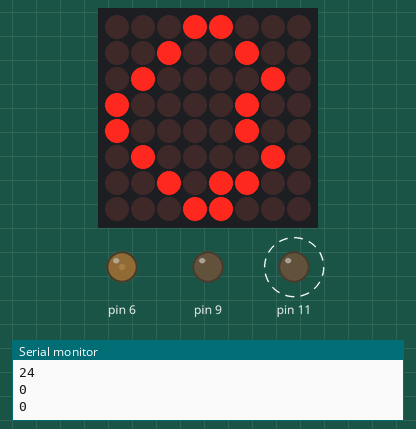
Bench run of a sketch on a simulated Arduino Uno, built with avr-gcc and run on an emulated ATmega328P. On the bench: 8×8 LED matrix, output pins drawn as LEDs (lit = HIGH), the last lines printed to the serial monitor. Wiring (inferred from the names in the program): MAX7219 LED driver (orientation assumed): data pin 2; clock pin 4; CS pin 3. Dashed ring = blinking. Pins used as bus, display or sensor lines are not drawn.

Above: at 0.1 s.
At 9.62 s:
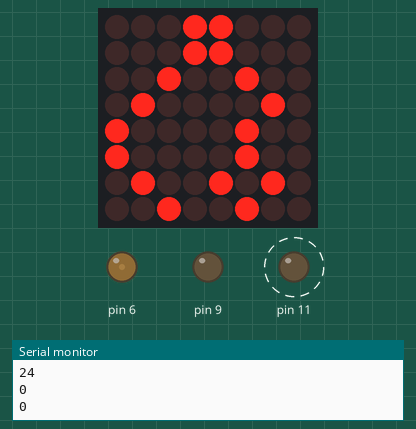
At 19.74 s:
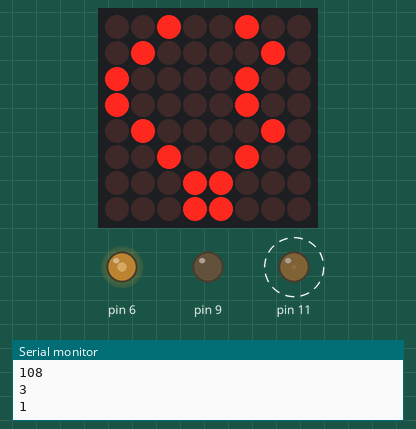
At 39.38 s:
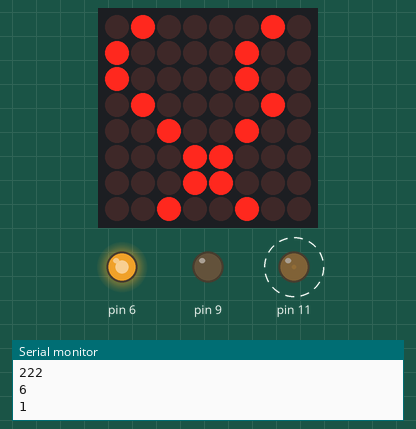
Timing chart, 0 to 40.0 s (numbered marks = the images above):
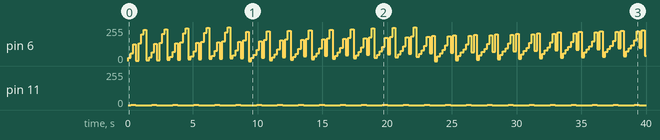

Measured:
- by itself, pin 6: 0/255 → 24/255 at 0.00 s, → 60/255 0.20 s later, → 126/255 0.20 s later, → 2/255 0.20 s later, … (198 changes in this stretch)
- by itself, pin 11: alternates 1/255 for 0.40 s and 0/255 for 1.2 s

The sketch:

rat.ino
```cpp
#include "pitches.h"

byte counter = 0;

byte dataIn = 2;
byte load = 3;
byte clock = 4;

byte verticalValue = 0;
byte gatePosition1 = 3;
byte gatePosition2 = 6;

byte cv = 0;

int maxInUse = 4;    //change this variable to set how many MAX7219's you'll use

int e = 0;           // just a variable

// define max7219 registers
byte max7219_reg_noop        = 0x00;
byte max7219_reg_digit0      = 0x01;
byte max7219_reg_digit1      = 0x02;
byte max7219_reg_digit2      = 0x03;
byte max7219_reg_digit3      = 0x04;
byte max7219_reg_digit4      = 0x05;
byte max7219_reg_digit5      = 0x06;
byte max7219_reg_digit6      = 0x07;
byte max7219_reg_digit7      = 0x08;
byte max7219_reg_decodeMode  = 0x09;
byte max7219_reg_intensity   = 0x0a;
byte max7219_reg_scanLimit   = 0x0b;
byte max7219_reg_shutdown    = 0x0c;
byte max7219_reg_displayTest = 0x0f;

//scales
struct Scale {
  char name[20];
  byte notes[12];
  byte length;
};

struct Scale scaleArray[] = {
  {"Mixolydian", {NUMBER_C7, NUMBER_D7, NUMBER_E7, NUMBER_F7, NUMBER_G7, NUMBER_A7, NUMBER_AS7, NUMBER_C8}, 8},
  {"MajorSus4", {NUMBER_C7, NUMBER_F7, NUMBER_C7, NUMBER_F7, NUMBER_G7, NUMBER_C7, NUMBER_F7, NUMBER_C8}, 8},
  {"MajorSus7", {NUMBER_C7, NUMBER_F7, NUMBER_G7, NUMBER_AS7, NUMBER_C7, NUMBER_F7, NUMBER_G7, NUMBER_C8}, 8},
  {"Major7", {NUMBER_C7, NUMBER_D7, NUMBER_G7, NUMBER_AS7, NUMBER_C7, NUMBER_D7, NUMBER_G7, NUMBER_C8}, 8},
  {"Minor", {NUMBER_C7, NUMBER_D7, NUMBER_DS7, NUMBER_F7, NUMBER_G7, NUMBER_GS7, NUMBER_B7, NUMBER_C8}, 8},
  {"Major", {NUMBER_C7, NUMBER_D7, NUMBER_E7, NUMBER_F7, NUMBER_G7, NUMBER_A7, NUMBER_B7, NUMBER_C8}, 8},
};

byte patterns[8][8][8] = {
  {
    {0,0,0,0,0,0,0,0,},
    {0,0,1,0,0,1,0,0,},
    {0,1,0,1,1,0,1,0,},
    {1,0,0,0,0,0,0,1,},
    {1,0,0,0,0,0,0,1,},
    {0,1,0,0,0,0,1,0,},
    {0,0,1,0,0,1,0,0,},
    {0,0,0,1,1,0,0,0,},
  },

  {
    {0,0,0,0,0,0,0,0,},
    {0,0,0,0,0,0,0,0,},
    {0,0,0,0,0,0,0,0,},
    {0,0,0,0,0,0,0,0,},
    {0,0,0,0,0,0,0,0,},
    {0,0,0,0,0,0,0,0,},
    {0,0,0,0,0,0,0,0,},
    {0,0,0,0,0,0,0,0,},
  },

  {
    {1,0,0,0,0,0,0,0,},
    {0,1,0,0,0,0,1,0,},
    {0,1,1,1,1,1,1,0,},
    {1,1,0,1,1,0,1,1,},
    {1,1,1,1,1,1,1,1,},
    {1,0,1,1,1,1,0,1,},
    {1,0,0,0,0,0,0,1,},
    {0,0,0,0,0,0,0,0,},
  },

  {
    {0,0,0,0,0,0,0,0,},
    {0,0,0,0,0,0,0,0,},
    {0,0,0,0,0,0,0,0,},
    {0,0,0,0,0,0,0,0,},
    {0,0,0,0,0,0,0,0,},
    {0,0,0,0,0,0,0,0,},
    {0,0,0,0,0,0,0,0,},
    {0,0,0,0,0,0,0,0,},
  },

  {
    {0,0,0,0,0,0,0,0,},
    {0,0,0,0,0,0,0,0,},
    {0,0,0,0,0,0,0,0,},
    {0,0,0,0,0,0,0,0,},
    {0,0,0,0,0,0,0,0,},
    {0,0,0,0,0,0,0,0,},
    {0,0,0,0,0,0,0,0,},
    {0,0,0,0,0,0,0,0,},
  },

  {
    {0,0,0,0,0,0,0,0,},
    {0,0,0,0,0,0,0,0,},
    {0,0,0,0,0,0,0,0,},
    {0,0,0,0,0,0,0,0,},
    {0,0,0,0,0,0,0,0,},
    {0,0,0,0,0,0,0,0,},
    {0,0,0,0,0,0,0,0,},
    {0,0,0,0,0,0,0,0,},
  },

  {
    {0,0,0,0,0,0,0,0,},
    {0,0,0,0,0,0,0,0,},
    {0,0,0,0,0,0,0,0,},
    {0,0,0,0,0,0,0,0,},
    {0,0,0,0,0,0,0,0,},
    {0,0,0,0,0,0,0,0,},
    {0,0,0,0,0,0,0,0,},
    {0,0,0,0,0,0,0,0,},
  },

  {
    {0,0,0,0,0,0,0,0,},
    {0,0,0,0,0,0,0,0,},
    {0,0,0,0,0,0,0,0,},
    {0,0,0,0,0,0,0,0,},
    {0,0,0,0,0,0,0,0,},
    {0,0,0,0,0,0,0,0,},
    {0,0,0,0,0,0,0,0,},
    {0,0,0,0,0,0,0,0,},
  },
};

byte matrBuffer1[8][8];

byte matrBuffer2[8][8];

byte values[] = {0, 0, 0, 0, 0, 0, 0, 0};

int powTwo(byte n){
  if(n==0){
    return 1;
  }

  int two = 2;
  for (int i = 1; i < n; ++i){
    two *= 2;
  }

  return two;
}

void convert(){

  for (int i = 0; i < 8; ++i){
    for (int j = 0; j < 8; ++j){
      matrBuffer2[j][i] = matrBuffer1[j][i];
    }
  }

  matrBuffer2[gatePosition1][gatePosition2] = 1;

  for (int i = 0; i < 8; ++i){
    values[i] = 0;
    for (int j = 0; j < 8; ++j){
      values[i] += matrBuffer2[j][i]*powTwo(j);
    }
  }
}

void move(){
  byte mem = 0;
  for (int i = 0; i < 8; ++i){
    mem = matrBuffer1[i][0];
    for (int j = 0; j <7; ++j){
      matrBuffer1[i][j] = matrBuffer1[i][j+1];
    }
    matrBuffer1[i][7] = mem;
  }

  convert();
}


void putByte(byte data) {
  byte i = 8;
  byte mask;
  while(i > 0) {
    mask = 0x01 << (i - 1);      // get bitmask
    digitalWrite( clock, LOW);   // tick
    if (data & mask){            // choose bit
      digitalWrite(dataIn, HIGH);// send 1
    }else{
      digitalWrite(dataIn, LOW); // send 0
    }
    digitalWrite(clock, HIGH);   // tock
    --i;                         // move to lesser bit
  }
}

void maxSingle( byte reg, byte col) {
//maxSingle is the "easy"  function to use for a single max7219

  digitalWrite(load, LOW);       // begin
  putByte(reg);                  // specify register
  putByte(col);//((data & 0x01) * 256) + data >> 1); // put data
  digitalWrite(load, LOW);       // and load da stuff
  digitalWrite(load,HIGH);
}

void setup () {
  Serial.begin(9600);

  for (int i = 0; i < 8; ++i){
    values[i] = 0;
    for (int j = 0; j < 8; ++j){
      matrBuffer1[j][i] = patterns[0][j][i];
    }
  }

  convert();

  pinMode(dataIn, OUTPUT);
  pinMode(clock,  OUTPUT);
  pinMode(load,   OUTPUT);
  pinMode(11, OUTPUT);

  digitalWrite(13, HIGH);

//initiation of the max 7219
  maxSingle(max7219_reg_scanLimit, 0x07);
  maxSingle(max7219_reg_decodeMode, 0x00);  // using an led matrix (not digits)
  maxSingle(max7219_reg_shutdown, 0x01);    // not in shutdown mode
  maxSingle(max7219_reg_displayTest, 0x00); // no display test
   for (e=1; e<=8; e++) {    // empty registers, turn all LEDs off
    maxSingle(e,0);
  }
  maxSingle(max7219_reg_intensity, 0x01 & 0x0f);    // the first 0x0f is the value you can set
                                                  // range: 0x00 to 0x0f
}

void loop () {

  //cv = ((scaleArray[scaleSelector].notes[(verticalValue+1)/32]-72)*4);

  for(int i=0;i<8;i++){
    verticalValue += matrBuffer1[i][0] * powTwo(i);
  }

  analogWrite(6, verticalValue);
  analogWrite(9, cv);

  analogWrite(11, matrBuffer1[gatePosition1][gatePosition2]);

  Serial.println(verticalValue);
  Serial.println((verticalValue+1)/32);
  Serial.println(matrBuffer1[gatePosition1][gatePosition2]);

  maxSingle(1,values[0]);
  maxSingle(2,values[1]);
  maxSingle(3,values[2]);
  maxSingle(4,values[3]);
  maxSingle(5,values[4]);
  maxSingle(6,values[5]);
  maxSingle(7,values[6]);
  maxSingle(8,values[7]);


  /*maxSingle(1,sec%60);
  maxSingle(2,(sec/60)%60);
  maxSingle(3,(sec/(60*60))%24);
  maxSingle(4,0);
  maxSingle(5,0);
  maxSingle(6,0);
  maxSingle(7,0);
  maxSingle(8,0);*/


  move();

  delay(200);
}
```

pitches.h
```cpp
/*************************************************
 * Public Constants
 *************************************************/
#include <inttypes.h>

#define NOTE_B0  31
#define NOTE_C1  31
#define NOTE_CS1 31
#define NOTE_D1  31
#define NOTE_DS1 31
#define NOTE_E1  31
#define NOTE_F1  31
#define NOTE_FS1 31
#define NOTE_G1  31
#define NOTE_GS1 31
#define NOTE_A1  31
#define NOTE_AS1 31
#define NOTE_B1  31
#define NOTE_C2  31
#define NOTE_CS2 31
#define NOTE_D2  31
#define NOTE_DS2 31
#define NOTE_E2  31
#define NOTE_F2  31
#define NOTE_FS2 31
#define NOTE_G2  31
#define NOTE_GS2 31
#define NOTE_A2  31
#define NOTE_AS2 31
#define NOTE_B2  31
#define NOTE_C3  31
#define NOTE_CS3 31
#define NOTE_D3  31
#define NOTE_DS3 31
#define NOTE_E3  31
#define NOTE_F3  31
#define NOTE_FS3 31
#define NOTE_G3  31
#define NOTE_GS3 31
#define NOTE_A3  31
#define NOTE_AS3 31 //start again

#define NOTE_B3  31
#define NOTE_C4  33
#define NOTE_CS4 35
#define NOTE_D4  37
#define NOTE_DS4 39
#define NOTE_E4  41
#define NOTE_F4  44
#define NOTE_FS4 46
#define NOTE_G4  49
#define NOTE_GS4 52
#define NOTE_A4  55
#define NOTE_AS4 58
#define NOTE_B4  62
#define NOTE_C5  65
#define NOTE_CS5 69
#define NOTE_D5  73
#define NOTE_DS5 78
#define NOTE_E5  82
#define NOTE_F5  87
#define NOTE_FS5 93
#define NOTE_G5  98
#define NOTE_GS5 104
#define NOTE_A5  110
#define NOTE_AS5 117
#define NOTE_B5  123
#define NOTE_C6  131
#define NOTE_CS6 139
#define NOTE_D6  147
#define NOTE_DS6 156
#define NOTE_E6  165
#define NOTE_F6  175
#define NOTE_FS6 185
#define NOTE_G6  196
#define NOTE_GS6 208
#define NOTE_A6  220
#define NOTE_AS6 233
#define NOTE_B6  247
#define NOTE_C7  262
#define NOTE_CS7 277
#define NOTE_D7  294
#define NOTE_DS7 311
#define NOTE_E7  330
#define NOTE_F7  349
#define NOTE_FS7 370
#define NOTE_G7  392
#define NOTE_GS7 415
#define NOTE_A7  440
#define NOTE_AS7 466
#define NOTE_B7  494
#define NOTE_C8  523
#define NOTE_CS8 554
#define NOTE_D8  587
#define NOTE_DS8 622
#define NOTE_E8  659
#define NOTE_F8  698
#define NOTE_FS8 740
#define NOTE_G8  784
#define NOTE_GS8 831
#define NOTE_A8  880
#define NOTE_AS8 932
#define NOTE_B8  988
#define NOTE_C9  1047
#define NOTE_CS9 1109
#define NOTE_D9  1175
#define NOTE_DS9 1245

#define NUMBER_B0  0
#define NUMBER_C1  1
#define NUMBER_CS1 2
#define NUMBER_D1  3
#define NUMBER_DS1 4
#define NUMBER_E1  5
#define NUMBER_F1  6
#define NUMBER_FS1 7
#define NUMBER_G1  8
#define NUMBER_GS1 9
#define NUMBER_A1  10
#define NUMBER_AS1 11
#define NUMBER_B1  12
#define NUMBER_C2  13
#define NUMBER_CS2 14
#define NUMBER_D2  15
#define NUMBER_DS2 16
#define NUMBER_E2  17
#define NUMBER_F2  18
#define NUMBER_FS2 19
#define NUMBER_G2  20
#define NUMBER_GS2 21
#define NUMBER_A2  22
#define NUMBER_AS2 23
#define NUMBER_B2  24
#define NUMBER_C3  25
#define NUMBER_CS3 26
#define NUMBER_D3  27
#define NUMBER_DS3 28
#define NUMBER_E3  29
#define NUMBER_F3  30
#define NUMBER_FS3 31
#define NUMBER_G3  32
#define NUMBER_GS3 33
#define NUMBER_A3  34
#define NUMBER_AS3 35 //start again
#define NUMBER_B3  36
#define NUMBER_C4  37
#define NUMBER_CS4 38
#define NUMBER_D4  39
#define NUMBER_DS4 39
#define NUMBER_E4  40
#define NUMBER_F4  41
#define NUMBER_FS4 42
#define NUMBER_G4  43
#define NUMBER_GS4 44
#define NUMBER_A4  45
#define NUMBER_AS4 46
#define NUMBER_B4  47
#define NUMBER_C5  48
#define NUMBER_CS5 49
#define NUMBER_D5  50
#define NUMBER_DS5 51
#define NUMBER_E5  52
#define NUMBER_F5  53
#define NUMBER_FS5 54
#define NUMBER_G5  55
#define NUMBER_GS5 56
#define NUMBER_A5  57
#define NUMBER_AS5 58
#define NUMBER_B5  59
#define NUMBER_C6  60
#define NUMBER_CS6 61
#define NUMBER_D6  62
#define NUMBER_DS6 63
#define NUMBER_E6  64
#define NUMBER_F6  65
#define NUMBER_FS6 66
#define NUMBER_G6  67
#define NUMBER_GS6 68
#define NUMBER_A6  69
#define NUMBER_AS6 70
#define NUMBER_B6  71
#define NUMBER_C7  72
#define NUMBER_CS7 73
#define NUMBER_D7  74
#define NUMBER_DS7 75
#define NUMBER_E7  76
#define NUMBER_F7  77
#define NUMBER_FS7 78
#define NUMBER_G7  79
#define NUMBER_GS7 80
#define NUMBER_A7  81
#define NUMBER_AS7 82
#define NUMBER_B7  83
#define NUMBER_C8  84
#define NUMBER_CS8 85
#define NUMBER_D8  86
#define NUMBER_DS8 87
#define NUMBER_E8  88
#define NUMBER_F8  89
#define NUMBER_FS8 90
#define NUMBER_G8  91
#define NUMBER_GS8 92
#define NUMBER_A8  93
#define NUMBER_AS8 94
#define NUMBER_B8  95
#define NUMBER_C9  96
#define NUMBER_CS9 97
#define NUMBER_D9  98
#define NUMBER_DS9 99

#define MIDINOTE_B0  23
#define MIDINOTE_C1  24
#define MIDINOTE_CS1 25
#define MIDINOTE_D1  26
#define MIDINOTE_DS1 27
#define MIDINOTE_E1  28
#define MIDINOTE_F1  29
#define MIDINOTE_FS1 30
#define MIDINOTE_G1  31
#define MIDINOTE_GS1 32
#define MIDINOTE_A1  33
#define MIDINOTE_AS1 34
#define MIDINOTE_B1  35
#define MIDINOTE_C2  36
#define MIDINOTE_CS2 37
#define MIDINOTE_D2  38
#define MIDINOTE_DS2 39
#define MIDINOTE_E2  40
#define MIDINOTE_F2  41
#define MIDINOTE_FS2 42
#define MIDINOTE_G2  43
#define MIDINOTE_GS2 44
#define MIDINOTE_A2  45
#define MIDINOTE_AS2 46
#define MIDINOTE_B2  47
#define MIDINOTE_C3  48
#define MIDINOTE_CS3 49
#define MIDINOTE_D3  50
#define MIDINOTE_DS3 51
#define MIDINOTE_E3  52
#define MIDINOTE_F3  53
#define MIDINOTE_FS3 54
#define MIDINOTE_G3  55
#define MIDINOTE_GS3 56
#define MIDINOTE_A3  57
#define MIDINOTE_AS3 58 //start again
#define MIDINOTE_B3  59
#define MIDINOTE_C4  60
#define MIDINOTE_CS4 61
#define MIDINOTE_D4  62
#define MIDINOTE_DS4 63
#define MIDINOTE_E4  64
#define MIDINOTE_F4  65
#define MIDINOTE_FS4 66
#define MIDINOTE_G4  67
#define MIDINOTE_GS4 68
#define MIDINOTE_A4  69
#define MIDINOTE_AS4 70
#define MIDINOTE_B4  71
#define MIDINOTE_C5  72
#define MIDINOTE_CS5 73
#define MIDINOTE_D5  74
#define MIDINOTE_DS5 75
#define MIDINOTE_E5  76
#define MIDINOTE_F5  77
#define MIDINOTE_FS5 78
#define MIDINOTE_G5  79
#define MIDINOTE_GS5 80
#define MIDINOTE_A5  81
#define MIDINOTE_AS5 82
#define MIDINOTE_B5  83
#define MIDINOTE_C6  84
#define MIDINOTE_CS6 85
#define MIDINOTE_D6  86
#define MIDINOTE_DS6 87
#define MIDINOTE_E6  88
#define MIDINOTE_F6  89
#define MIDINOTE_FS6 90
#define MIDINOTE_G6  91
#define MIDINOTE_GS6 92
#define MIDINOTE_A6  93
#define MIDINOTE_AS6 94
#define MIDINOTE_B6  95
#define MIDINOTE_C7  96
#define MIDINOTE_CS7 97
#define MIDINOTE_D7  98
#define MIDINOTE_DS7 99
#define MIDINOTE_E7  100
#define MIDINOTE_F7  101
#define MIDINOTE_FS7 102
#define MIDINOTE_G7  103
#define MIDINOTE_GS7 104
#define MIDINOTE_A7  105
#define MIDINOTE_AS7 106
#define MIDINOTE_B7  107
#define MIDINOTE_C8  108
#define MIDINOTE_CS8 109
#define MIDINOTE_D8  110
#define MIDINOTE_DS8 111
#define MIDINOTE_E8  112
#define MIDINOTE_F8  113
#define MIDINOTE_FS8 114
#define MIDINOTE_G8  115
#define MIDINOTE_GS8 116
#define MIDINOTE_A8  117
#define MIDINOTE_AS8 118
#define MIDINOTE_B8  119
#define MIDINOTE_C9  120
#define MIDINOTE_CS9 121
#define MIDINOTE_D9  122
#define MIDINOTE_DS9 123

static const uint16_t sNotePitches[] = {
    NOTE_B0, NOTE_C1, NOTE_CS1, NOTE_D1, NOTE_DS1, NOTE_E1, NOTE_F1, NOTE_FS1,
    NOTE_G1, NOTE_GS1, NOTE_A1, NOTE_AS1, NOTE_B1, NOTE_C2, NOTE_CS2, NOTE_D2,
    NOTE_DS2, NOTE_E2, NOTE_F2, NOTE_FS2, NOTE_G2, NOTE_GS2, NOTE_A2, NOTE_AS2,
    NOTE_B2, NOTE_C3, NOTE_CS3, NOTE_D3, NOTE_DS3, NOTE_E3, NOTE_F3, NOTE_FS3,
    NOTE_G3, NOTE_GS3, NOTE_A3, NOTE_AS3, NOTE_B3, NOTE_C4, NOTE_CS4, NOTE_D4,
    NOTE_DS4, NOTE_E4, NOTE_F4, NOTE_FS4, NOTE_G4, NOTE_GS4, NOTE_A4, NOTE_AS4,
    NOTE_B4, NOTE_C5, NOTE_CS5, NOTE_D5, NOTE_DS5, NOTE_E5, NOTE_F5, NOTE_FS5,
    NOTE_G5, NOTE_GS5, NOTE_A5, NOTE_AS5, NOTE_B5, NOTE_C6, NOTE_CS6, NOTE_D6,
    NOTE_DS6, NOTE_E6, NOTE_F6, NOTE_FS6, NOTE_G6, NOTE_GS6, NOTE_A6, NOTE_AS6,
    NOTE_B6, NOTE_C7, NOTE_CS7, NOTE_D7, NOTE_DS7, NOTE_E7, NOTE_F7, NOTE_FS7,
    NOTE_G7, NOTE_GS7, NOTE_A7, NOTE_AS7, NOTE_B7, NOTE_C8, NOTE_CS8, NOTE_D8, NOTE_DS8,
    NOTE_E8, NOTE_F8, NOTE_FS8,
    NOTE_G8, NOTE_GS8, NOTE_A8, NOTE_AS8, NOTE_B8, NOTE_C9, NOTE_CS9, NOTE_D9, NOTE_DS9,
};
```
